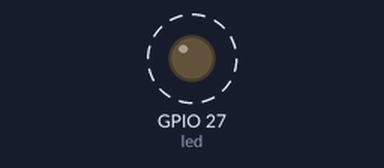
Recording of a program running on a simulated ESP32 board running MicroPython. Shown: output pins drawn as LEDs (lit = HIGH). Dashed ring = blinking.

Above: at 0.2 s.
Timing chart, 0 to 3.0 s (numbered marks = the images above):
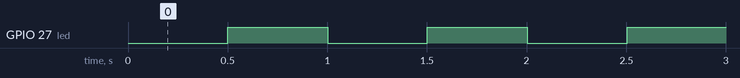

Measured:
- by itself, GPIO 27 (led): alternates HIGH for 0.50 s and LOW for 0.50 s

The program:

BlinkWithoutDelay.py
```python
"""
  Blink without Delay

  Turns on and off a light emitting diode (LED) connected to a digital pin,
  without using the sleep() function. This means that other code can run at the
  same time without being interrupted by the LED code.
"""

import utime
from time import sleep
from machine import Pin

#set the digital pin as output
led=Pin(27, Pin.OUT)
#ledState used to set the LED
ledState = 0
#Will store last time LED was updated
PreviousTicks_ms = 0
#interval at which to blink (milliseconds)
interval = 500

while True:
    #check to see if it's time to blink the LED; that is, if the difference
    #between the current time and last time you blinked the LED is bigger than
    #the interval at which you want to blink the LED.
    CurrentTicks_ms = utime.ticks_ms()
    if CurrentTicks_ms - PreviousTicks_ms >= interval:
        #save the last time you blinked the LED
        PreviousTicks_ms = CurrentTicks_ms

        #if the LED is off turn it on and vice-versa
        if ledState == 0:
            ledState = 1
        else:
            ledState = 0

        #set the LED with the ledState of the variable
        led.value(ledState)
```
